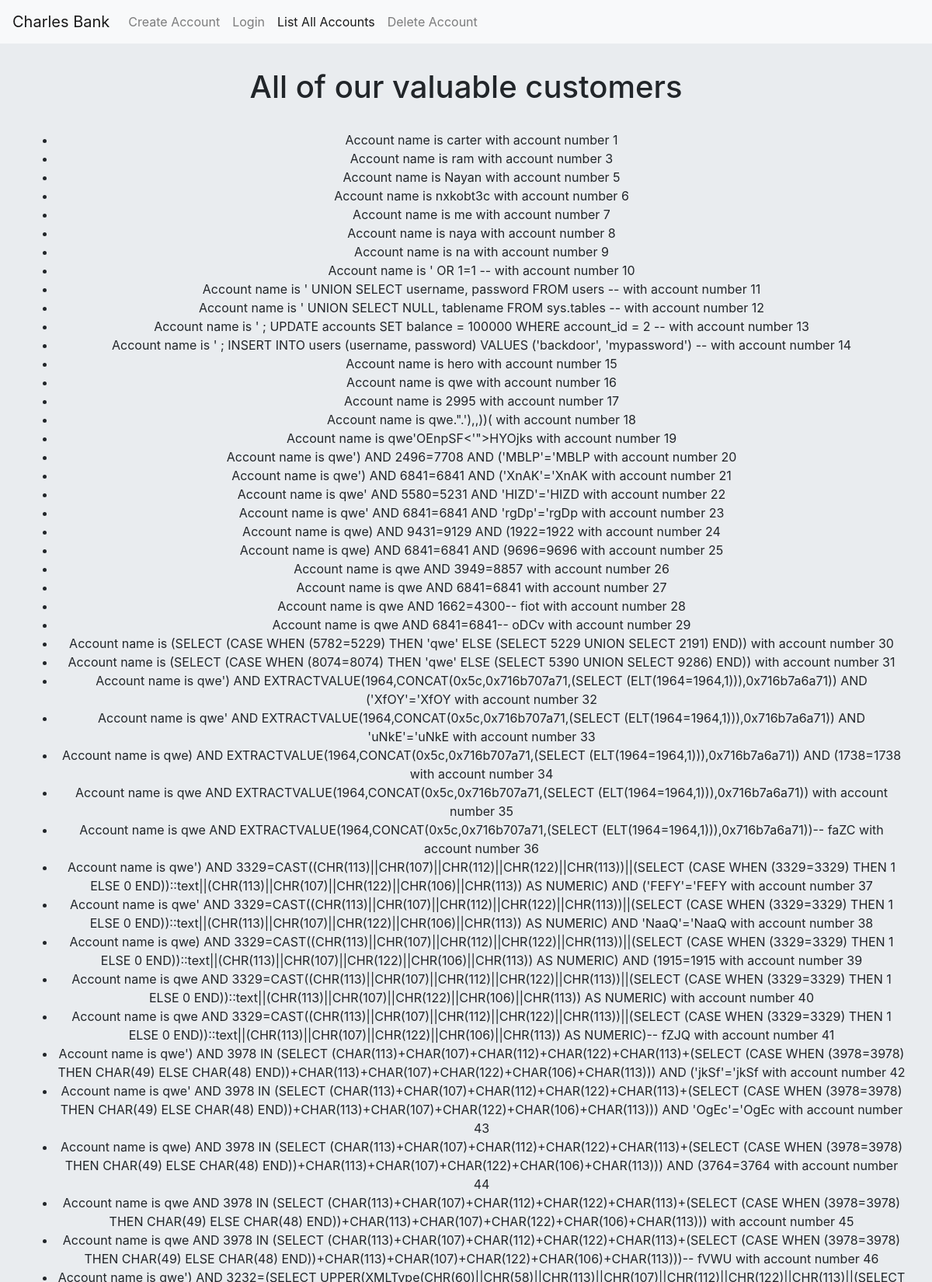
Page /list (upper part) on the committed database.
### db/account.py (models this page shows, shortened)
class Account(db.Model):
    __tablename__ = "accounts"
    id = db.Column(db.Integer, primary_key=True)
    name = db.Column(db.String(80), unique=True)
    password = db.Column(db.Text)  # To be HASHED
    balance = db.Column(db.Integer)
    active = db.Column(db.Boolean, default=True)
    def __repr__(self):
        return f"Account name is {self.name} with account number {self.id}"

### views/display.py (the view)
@app.route("/list")
def list_accounts():
    accounts = Account.query.filter_by(active=True)
    return render_template("list_accounts.html", accounts=accounts)

### templates/list_accounts.html
﻿{% extends "base.html" %}
{% block content %}
    <div class="jumbotron">
        <h1>All of our valuable customers</h1>
        <br />
        <ul>
          {% for item in accounts %}
            <li>{{item}}</li>
          {% endfor %}
        </ul>
    </div>
{% endblock %}

### templates/base.html (shortened to what this page needs)
﻿<!DOCTYPE html>
<html lang="en" xmlns="http://www.w3.org/1999/xhtml">
    <head>
        <link rel="stylesheet" type="text/css" href="/s/app.css"/>
    </head>
    <body style="margin:0px;padding:0px;">
        <nav class="navbar navbar-expand-lg navbar-light fixed-top bg-light">
            <a class="navbar-brand" href="{{url_for('base.index')}}">Charles Bank</a>
            <div class="collapse navbar-collapse" id="navbarNavAltMarkup">
              <div class="navbar-nav">
                {% if session['username'] %}
                <a class="nav-item nav-link" href="{{url_for('display.my_account')}}">My Account<span class="sr-only"></span></a>
                <a class="nav-item nav-link" href="{{url_for('accounts.logout')}}">Logout<span class="sr-only"></span></a>
                {% else %}
                <a class="nav-item nav-link" href="{{url_for('accounts.create_account')}}">Create Account</a>
                <a class="nav-item nav-link" href="{{url_for('accounts.login')}}">Login</a>
                {% endif %}
                <a class="nav-item nav-link" href="{{url_for('display.list_accounts')}}">List All Accounts</a>
                <a class="nav-item nav-link disabled" href="{{url_for('display.delete_account')}}">Delete Account</a>
              </div>
            </div>
        </nav>
        {% block content %}
        {% endblock %}
    </body>
</html>

### templates/base.html (style rules this page uses)
.jumbotron { text-align: center; }

### rows in the picture
Account: name+id "Account name is carter with account number 1"
Account: name+id "Account name is ram with account number 3"
Account: name+id "Account name is Nayan with account number 5"
Account: name+id "Account name is nxkobt3c with account number 6"
Account: name+id "Account name is me with account number 7"
Account: name+id "Account name is naya with account number 8"
Account: name+id "Account name is na with account number 9"
Account: name+id "Account name is ' OR 1=1 -- with account number 10"
Account: name+id "Account name is ' UNION SELECT username, password FROM users -- with account number 11"
Account: name+id "Account name is ' UNION SELECT NULL, tablename FROM sys.tables -- with account number 12"
Account: name+id "Account name is ' ; UPDATE accounts SET balance = 100000 WHERE account_id = 2 -- with account number 13"
Account: name+id "Account name is ' ; INSERT INTO users (username, password) VALUES ('backdoor', 'mypassword') -- with account number 14"
Account: name+id "Account name is hero with account number 15"
Account: name+id "Account name is qwe with account number 16"
Account: name+id "Account name is 2995 with account number 17"
Account: name+id "Account name is qwe.\".'),,))( with account number 18"
Account: name+id "Account name is qwe'OEnpSF<'\">HYOjks with account number 19"
Account: name+id "Account name is qwe') AND 2496=7708 AND ('MBLP'='MBLP with account number 20"
Account: name+id "Account name is qwe') AND 6841=6841 AND ('XnAK'='XnAK with account number 21"
Account: name+id "Account name is qwe' AND 5580=5231 AND 'HIZD'='HIZD with account number 22"
Account: name+id "Account name is qwe' AND 6841=6841 AND 'rgDp'='rgDp with account number 23"
Account: name+id "Account name is qwe) AND 9431=9129 AND (1922=1922 with account number 24"
Account: name+id "Account name is qwe) AND 6841=6841 AND (9696=9696 with account number 25"
Account: name+id "Account name is qwe AND 3949=8857 with account number 26"
Account: name+id "Account name is qwe AND 6841=6841 with account number 27"
Account: name+id "Account name is qwe AND 1662=4300-- fiot with account number 28"
Account: name+id "Account name is qwe AND 6841=6841-- oDCv with account number 29"
Account: name+id "Account name is (SELECT (CASE WHEN (5782=5229) THEN 'qwe' ELSE (SELECT 5229 UNION SELECT 2191) END)) with account number 30"
Account: name+id "Account name is (SELECT (CASE WHEN (8074=8074) THEN 'qwe' ELSE (SELECT 5390 UNION SELECT 9286) END)) with account number 31"
Account: name+id "Account name is qwe') AND EXTRACTVALUE(1964,CONCAT(0x5c,0x716b707a71,(SELECT (ELT(1964=1964,1))),0x716b7a6a71)) AND ('XfOY'='XfOY with account number 32"
Account: name+id "Account name is qwe' AND EXTRACTVALUE(1964,CONCAT(0x5c,0x716b707a71,(SELECT (ELT(1964=1964,1))),0x716b7a6a71)) AND 'uNkE'='uNkE with account number 33"
Account: name+id "Account name is qwe) AND EXTRACTVALUE(1964,CONCAT(0x5c,0x716b707a71,(SELECT (ELT(1964=1964,1))),0x716b7a6a71)) AND (1738=1738 with account number 34"
Account: name+id "Account name is qwe AND EXTRACTVALUE(1964,CONCAT(0x5c,0x716b707a71,(SELECT (ELT(1964=1964,1))),0x716b7a6a71)) with account number 35"
Account: name+id "Account name is qwe AND EXTRACTVALUE(1964,CONCAT(0x5c,0x716b707a71,(SELECT (ELT(1964=1964,1))),0x716b7a6a71))-- faZC with account number 36"
Account: name+id "Account name is qwe') AND 3329=CAST((CHR(113)||CHR(107)||CHR(112)||CHR(122)||CHR(113))||(SELECT (CASE WHEN (3329=3329) THEN 1 ELSE 0 END))::text||(CHR(113)||CHR(107)||CHR(122)||CHR(106)||CHR(113)) AS NUMERIC) AND ('FEFY'='FEFY with account number 37"
Account: name+id "Account name is qwe' AND 3329=CAST((CHR(113)||CHR(107)||CHR(112)||CHR(122)||CHR(113))||(SELECT (CASE WHEN (3329=3329) THEN 1 ELSE 0 END))::text||(CHR(113)||CHR(107)||CHR(122)||CHR(106)||CHR(113)) AS NUMERIC) AND 'NaaQ'='NaaQ with account number 38"
Account: name+id "Account name is qwe) AND 3329=CAST((CHR(113)||CHR(107)||CHR(112)||CHR(122)||CHR(113))||(SELECT (CASE WHEN (3329=3329) THEN 1 ELSE 0 END))::text||(CHR(113)||CHR(107)||CHR(122)||CHR(106)||CHR(113)) AS NUMERIC) AND (1915=1915 with account number 39"
Account: name+id "Account name is qwe AND 3329=CAST((CHR(113)||CHR(107)||CHR(112)||CHR(122)||CHR(113))||(SELECT (CASE WHEN (3329=3329) THEN 1 ELSE 0 END))::text||(CHR(113)||CHR(107)||CHR(122)||CHR(106)||CHR(113)) AS NUMERIC) with account number 40"
Account: name+id "Account name is qwe AND 3329=CAST((CHR(113)||CHR(107)||CHR(112)||CHR(122)||CHR(113))||(SELECT (CASE WHEN (3329=3329) THEN 1 ELSE 0 END))::text||(CHR(113)||CHR(107)||CHR(122)||CHR(106)||CHR(113)) AS NUMERIC)-- fZJQ with account number 41"
Account: name+id "Account name is qwe') AND 3978 IN (SELECT (CHAR(113)+CHAR(107)+CHAR(112)+CHAR(122)+CHAR(113)+(SELECT (CASE WHEN (3978=3978) THEN CHAR(49) ELSE CHAR(48) END))+CHAR(113)+CHAR(107)+CHAR(122)+CHAR(106)+CHAR(113))) AND ('jkSf'='jkSf with account number 42"
Account: name+id "Account name is qwe' AND 3978 IN (SELECT (CHAR(113)+CHAR(107)+CHAR(112)+CHAR(122)+CHAR(113)+(SELECT (CASE WHEN (3978=3978) THEN CHAR(49) ELSE CHAR(48) END))+CHAR(113)+CHAR(107)+CHAR(122)+CHAR(106)+CHAR(113))) AND 'OgEc'='OgEc with account number 43"
Account: name+id "Account name is qwe) AND 3978 IN (SELECT (CHAR(113)+CHAR(107)+CHAR(112)+CHAR(122)+CHAR(113)+(SELECT (CASE WHEN (3978=3978) THEN CHAR(49) ELSE CHAR(48) END))+CHAR(113)+CHAR(107)+CHAR(122)+CHAR(106)+CHAR(113))) AND (3764=3764 with account number 44"
Account: name+id "Account name is qwe AND 3978 IN (SELECT (CHAR(113)+CHAR(107)+CHAR(112)+CHAR(122)+CHAR(113)+(SELECT (CASE WHEN (3978=3978) THEN CHAR(49) ELSE CHAR(48) END))+CHAR(113)+CHAR(107)+CHAR(122)+CHAR(106)+CHAR(113))) with account number 45"
Account: name+id "Account name is qwe AND 3978 IN (SELECT (CHAR(113)+CHAR(107)+CHAR(112)+CHAR(122)+CHAR(113)+(SELECT (CASE WHEN (3978=3978) THEN CHAR(49) ELSE CHAR(48) END))+CHAR(113)+CHAR(107)+CHAR(122)+CHAR(106)+CHAR(113)))-- fVWU with account number 46"
